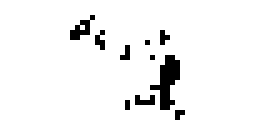
#> input picture code/geometry_scripts/img/GX.ppm, 52 x 27 px (shown 5 times larger)
$ python generate_cru_geometry_file.py img/GX.ppm 5   (older library calls are emulated)
#> lines starting #> are read from the running program, lines starting #| are printed output that depends on the picture; after the words box and inside, x2 and y2 are one past the last pixel; in counts of white or black regions, pixels touching at a corner belong together
### code/geometry_scripts/geometry_util.py
import numpy as np
import matplotlib.pyplot as plt
from skimage import morphology
from scipy import spatial


def read_ppm(filename):
    """Read a .ppm file and return a boolean array.

    Parameters
    ----------
    filename : str
        Name of the infile. With or without the extension.

    Returns
    -------
    numpy.ndarray
        A 2D boolean array, with shape given by input image.
    """
    assert isinstance(filename, basestring), "filename must be a string"

    # Add extension if missing
    filename = filename if filename[-4:] == ".ppm" else filename + ".ppm"

    # Read data and convert to boolean array
    data = plt.imread(filename)
    data = np.asarray(data[:, :] == 0, dtype=bool)[:, :, 0]
    return data


def trim_to_bbox(data, flip=True):
    """Trim a boolean 2D array down to its bounding box.

    Parameters
    ----------
    data : numpy.ndarray
        A boolean 2D array
    flip : bool, optional
        If true, image is transposed so first dimension is the smallest

    Returns
    -------
    numpy.ndarray
        An array of only the bounding box of the input.
    """
    assert len(data.shape) == 2, "expected 2D array"
    x, y = np.nonzero(data)

    # Make sure bounding box exists
    if len(x) == 0:
        raise ValueError("Input array is empty.")

    # Find bounding box
    x0, y0, x1, y1 = (min(x), min(y), max(x), max(y))
    bbox = data[x0:(x1 + 1), y0:(y1 + 1)]

    # Transpose if needed
    if flip and bbox.shape[0] > bbox.shape[1]:
        bbox = bbox.transpose()

    return bbox


def pad_array(data, final_shape):
    """Pad a 2D array with zeros to create an array of desired shape.

    First an array of the desired shape is created and initialized
    to zero, then the input array is centered in the new array.

    Parameters
    ----------
    data : numpy.ndarray
        Input array
    shape : tuple of int
        The shape of the output

    Returns
    -------
    numpy.ndarray
        An array of the specificed output shape,
        with the input array at the center.
    """
    x, y = final_shape
    assert len(data.shape) == 2, "expected 2D array"
    assert x >= data.shape[0], "input too large %d > %d" % (data.shape[0], x)
    assert y >= data.shape[1], "input too large %d > %d" % (data.shape[1], y)

    augmented = np.zeros((x, y), dtype=np.bool)
    dx, dy = data.shape
    x0 = (x - dx) / 2
    y0 = (y - dy) / 2
    x1 = x0 + dx
    y1 = y0 + dy
    augmented[x0:x1, y0:y1] = data
    return augmented


def create_jsr(ryr, layers):
    """Create a jSR neighborhood from RyR locations.

    jSR is assumed to be found surrounding RyR, a neighborhood
    is therefore made by first copying the RyR array and then
    padding it with the given number of layers.

    Parameters
    ----------
    ryr : numpy.ndarray
        A 2D boolean array of RyR locations
    layers : int
        The number of jSR to pad around each RyR

    Returns
    -------
    numpy.ndarray
        An array of jSR locations, of the same shape as the input RyR array
    """
    assert len(ryr.shape) == 2, "expected 2D array"

    # Check there is space in array
    Nx, Ny = ryr.shape
    x, y = np.nonzero(ryr)
    if layers > min(x) or layers > min(y) or \
               layers >= Nx - min(x) or layers >= Ny - min(y):
        raise ValueError("Padding is so large the jSR will go out of bounds")

    # Pad iteratively
    jsr = ryr.copy()
    for _ in range(layers):
        jsr = morphology.binary_dilation(jsr)
    return jsr

# [89 lines left out: functions contigious_jsr, shrink_sr, prune_ryrs, not called in this run]

def refine_ryr(ryr, subdivide=3):
    """Increase resolution of RyR array.

    A RyR array is refined by marking only the center subpixel as a RyR.

    The standard case is that the input image is given with a resolution
    of 36x36 microns per pixel. Each pixel is then split into 9 pixels of
    size 12x12 microns.

    Parameters
    ----------
    ryr : numpy.ndarray
        A 2D boolean array denoting RyR locations,
        most likely in 36x36 micron resolution
    subdivide : int, optional
        The number of subpixels each pixel is divided into, must be odd numbered

    Returns
    -------
    numpy.ndarray
        A 2D boolean array of larger shape than input.
    """
    assert len(ryr.shape) == 2, "expected 2D array"
    assert subdivide % 2 == 1, "have to subdivide pixels into odd nr of pixels"
    Nx, Ny = ryr.shape
    highres = np.zeros((Nx*subdivide, Ny*subdivide), dtype=np.bool)
    for (x_ind, y_ind) in zip(*ryr.nonzero()):
        highres[x_ind*subdivide+subdivide/2, y_ind*subdivide+subdivide/2] = 1
    return highres

def refine_jsr(jsr, subdivide=3, smoothen_corners=True,
               remove_edges=False):
    """Increase resolution of jSR data.

    A jSR array is refined by marking all subpixels as jSR. For subpixels
    belonging to a pixel not originally marked as jSR, but being located
    at a 'corner', this corner can be partially filled in to get a smoother
    jSR after refinement. If the jSR extends to the borders of the image,
    the outermost edge of subpixels can also be trimmed.

    The standard case is that the input image is given with a resolution
    of 36x36 microns per pixel. Each pixel is then split into 9 pixels of
    size 12x12 microns.

    Parameters
    ----------
    jsr : numpy.ndarray
        Array designating location of jSR
    subdivide : int, optional
        The number of subpixels each pixel is divided into, must be odd numbered
    smoothen_corners : bool, optional
        If true, corners in the refinement are smoothed
    remove_edges : bool, optional
        Remove all jSR subpixels at the outermost edge of the array

    Returns
    -------
    numpy.ndarray2
        Athe 2D boolean array of larger shape than input.
    """
    assert len(jsr.shape) == 2, "expected 2D array"
    Nx, Ny = jsr.shape
    highres = np.zeros((Nx*subdivide, Ny*subdivide), dtype=np.bool)
    for i in range(subdivide):
        for j in range(subdivide):
            highres[i::subdivide, j::subdivide] = jsr

    if smoothen_corners:
        for _ in range(subdivide-1):
            down_diag = highres[1:, :-1]*highres[:-1, 1:]
            up_diag = highres[:-1, :-1]*highres[1:, 1:]

            highres[1:, 1:] += down_diag
            highres[1:, :-1] += up_diag
            highres[:-1, 1:] += up_diag
            highres[:-1, :-1] += down_diag

    if remove_edges:
        highres[0,:]  = 0
        highres[-1,:] = 0
        highres[:,0]  = 0
        highres[:,-1] = 0

    return highres

def create_nsr_columns(ryr):
    """Create the nSR column 2D template by centering them around RyR.

    The default nSR column width supposes that the RyR array has already
    been refined.

    Parameters
    ----------
    ryr : numpy.ndarray
        A refined RyR array (12x12 microns)
    """
    assert len(ryr.shape) == 2, "expected 2D array"

    nsr = np.zeros(ryr.shape, dtype=np.bool)
    nsr[:-1, :-1] += ryr[:-1, :-1]
    nsr[:-1, :-1] += ryr[1:, :-1]
    nsr[:-1, :-1] += ryr[:-1, 1:]
    nsr[:-1, :-1] += ryr[1:, 1:]
    return nsr

# [28 lines left out: functions create_nsr_from_jsr, pprint_array, not called in this run]


def plot_array(data, title='', psize=36e-3, cmap='Greys_r', **kwargs):
    """Plot a 2D array.

    Parameters
    ----------
    data : numpy.ndarray
        A array to be plotted
    title : str, optional
        Title to add to the plot
    psize : float, optional
        Size of each pixel in microns, relevant for labeling of the axis
    **kwargs
        Keyword argments to be passed along to matplotlib.pyplot.imshow
    """
    m, n = data.shape
    plt.imshow(data, interpolation="none", origin="lower", cmap=cmap,
               extent=[0, m*psize, 0, n*psize], **kwargs)
    plt.title(title)
    plt.xlabel(r"$x\ [\mathrm{\mu{}m}]$")
    plt.ylabel(r"$y\ [\mathrm{\mu{}m}]$")


def save_combined_2D_pdf(filename, ryr, jsr, nsr, psize=12e-3, cmap='Greys_r'):
    """Create a pdf of the combined 2D arrays overlaid each other.

    All arrays should be refined, i.e., 12x12 nm resolution.

    Parameters
    ----------
    filename : str
        Basename of the resulting pdf file
    ryr : numpy.ndarray
        Location of RyR
    jsr : numpy.ndarray
        Location of jSR
    nsr : numpy.ndarray
        Location of nSR
    psize : float, optional
        Size of each pixel in microns, relevant for labeling of the axis
    cmap : str, optional
        Name of matplotlib colormap to use.
    """
    combined = jsr.astype(np.uint8)
    combined += nsr
    combined += ryr

    cmap = plt.get_cmap(cmap, 4)
    plot_array(combined, psize=psize, cmap=cmap,
               title='2D arrays overlaid', vmin=0, vmax=4)

    cbar = plt.colorbar(ticks=np.arange(0.5, 5))
    cbar.ax.set_yticklabels(['Cytosol', 'jSR', 'nSR', 'RyR'])
    plt.savefig("pdf/{}_2D.pdf".format(filename))
    plt.close()

# [100 lines left out: functions create_ttub_from_ryr, create_ttub_from_jsr, create_nsr_roof, not called in this run]

# [24 lines that do not run on import are left out]

### code/geometry_scripts/generate_cru_geometry_file.py
import time
import logging
import numpy as np
import matplotlib.pyplot as plt
from collections import OrderedDict
import os, sys

import geometry_util as gu
from h5files import GeometryFile

# Voxel labels
INDS = OrderedDict()
INDS["cyt"] = 0
INDS["cleft"] = 1
INDS["jsr"] = 2
INDS["nsr"] = 3
INDS["tt"]  = 4

# CreateCONNECTIONS
domain_connections = [("cyt", "cleft"), ("jsr", "nsr")]
CONNECTIONS = np.zeros((len(INDS), len(INDS)), dtype=np.uint8)
for conn in domain_connections:
    assert(len(conn)) == 2, "a connection must be between 2 domains"
    assert conn[0] in INDS, "domain %s not recognized" % conn[0]
    assert conn[1] in INDS, "domain %s not recognized" % conn[1]
    CONNECTIONS[INDS[conn[0]], INDS[conn[1]]] = 1
    CONNECTIONS[INDS[conn[1]], INDS[conn[0]]] = 1


def ppm_to_arrays(infile, width, jsr_layers, subdivide=3, nsr_width=1, contigious_jsr=False):
    """Read a ppm and create boolean arrays for ryr, jsr and nsr.

    A .ppm is read, assuming a resolution of 36 nm. From these
    RyR locations, the jSR is created by selecting the area surrounding RyR.
    The RyR and jSR arrays are then refined to a finer grid. Finally the nSR
    column locations are selected by surrounding the refined RyR locations

    :param str infile: name of .ppm file (with or without extension)
    :param int width: number of voxels in each direction [36 nm]
    :param int subdivide: number of subpixels to split each pixel into
    :param int jsr_layers: nr of layers of jSR around RyR
    :param nsr_width: size of nSR columns around RyR
    """
    # Read RyR data and center it to correct size
    indata = gu.read_ppm(infile)
    bbox = gu.trim_to_bbox(indata)
    ryr = gu.pad_array(bbox, (width, width))

    # Create jSR
    jsr = gu.create_jsr(ryr, jsr_layers)

    # Refine RyR and jSR
    ryr = gu.refine_ryr(ryr, subdivide)
    jsr = gu.refine_jsr(jsr, subdivide, remove_edges=True)
    nsr = gu.create_nsr_columns(ryr)

    if contigious_jsr is True:
        jsr = gu.contigious_jsr(jsr, ryr)
    # Find nSR column locations
    return ryr, jsr, nsr

# [284 lines left out: functions generate_cru_geometry_file, write_geomfile, ppm_to_geomfile, not called in this run]


if __name__ == '__main__':
    import argparse

    logging.getLogger().setLevel(0)
    parser = argparse.ArgumentParser(description='Create a .h5 geometry from '
                                                 'RyR locations.',
                                     usage='%(prog)s ppm_file padding [options]'
                                           '\nUse --help for more info.' )

    parser.add_argument('ppm_file', type=str,
                        help='path to .ppm-file of RyR locations')

    parser.add_argument('padding', type=int,
                        help='Layers of jSR to pad around each RyR')

    parser.add_argument('--width', type=int, metavar='N', default=56,
                        help='Width of geometry in 36 micron voxels')

    parser.add_argument('--height', type=int, metavar='nz', default=0,
                        help='Height of geometry in 36 micron voxels')

    parser.add_argument('--save2d_pdf', dest='pdf', action='store_true',
                         help='Save a pdf of 2D RyR, jSR and nSR layers')

    parser.add_argument('--single', dest='double', action='store_false',
                        help='Create a .h5 file with single float precision')

    parser.add_argument('--double', dest='double', action='store_true',
                        help='Create a .h5 file with double float precision')

    parser.add_argument('--outfile', type=str, default=None,
                         help='Path to store .h5 file')

    parser.add_argument('--contigious_jsr', dest='contigious_jsr', action='store_true',
                        help='Makes jSR contigious by closing of RyR.')

    args = parser.parse_args()

    outfile = args.outfile
    if outfile is None:
        outfile = "geometries/P%d_" % args.padding+os.path.split(args.ppm_file)[-1]
        outfile = outfile.replace('.ppm', '')
    else:
        outfile = outfile.replace('.h5' , '')

    pdf = False if args.pdf is None else True
    double = False if args.double is False else True

    ryr, jsr, nsr = ppm_to_arrays(args.ppm_file, args.width, args.padding, contigious_jsr=args.contigious_jsr)
#> in read_ppm, data is the input picture: shape (27, 52, 3); 95% white; black in thin lines or dots, all inside (x1, y1, x2, y2) = (14, 3, 37, 24)
#> in trim_to_bbox, `x, y = np.nonzero(data)`: x = 70 values from 3 to 23; y = 70 values, max 36 at index 68, min 14 at index 5, mean 28.23
#> in trim_to_bbox, `x0, y0, x1, y1 = (min(x), min(y), max(x), max(y))`: x0 = 3; y0 = 14; x1 = 23; y1 = 36
#> in trim_to_bbox, `bbox = data[x0:(x1 + 1), y0:(y1 + 1)]`: bbox: shape (21, 23) bool; 14.5% white in thin lines or dots
#> in pad_array, `augmented[x0:x1, y0:y1] = data`: augmented: shape (56, 56) bool; 2.2% white in thin lines or dots, all inside (x1, y1, x2, y2) = (16, 17, 39, 38)
#> in create_jsr, `x, y = np.nonzero(ryr)`: x = 70 values from 17 to 37; y = 70 values, max 38 at index 68, min 16 at index 5, mean 30.23
#> after the loop in create_jsr, `for _ in range(layers):`:
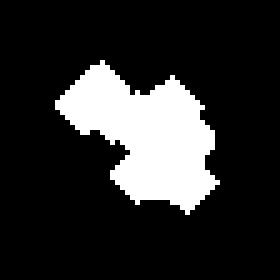
#> jsr: shape (56, 56) bool (shown 5 times larger); 17.3% white; 1 white region, box (x1, y1, x2, y2) and area: (11, 12, 44, 43) 544
#> the loop in refine_ryr, `for (x_ind, y_ind) in zip(*ryr.nonzero()):` made 70 passes
#> (x_ind, y_ind) on passes 1 to 12: (17, 20), (18, 18), (18, 19), (19, 17), (19, 19), (20, 16), (20, 17), (20, 18), (20, 19), (20, 22), (20, 34), (21, 16)
#> after the loop in refine_ryr, `for (x_ind, y_ind) in zip(*ryr.nonzero()):`:
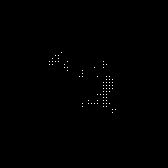
#> highres: shape (168, 168) bool; 0.25% white in thin lines or dots, all inside (x1, y1, x2, y2) = (49, 52, 116, 113)
#> after the loop in refine_jsr, `for i in range(subdivide):`: highres: shape (168, 168) bool; 17.3% white; 1 white region, box (x1, y1, x2, y2) and area: (33, 36, 132, 129) 4896
#> after the loop in refine_jsr, `for _ in range(subdivide-1):`:
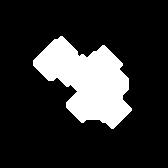
#> highres: shape (168, 168) bool; 18% white; 1 white region, box (x1, y1, x2, y2) and area: (33, 36, 132, 129) 5094
#> in create_nsr_columns, `nsr[:-1, :-1] += ryr[1:, :-1]`:
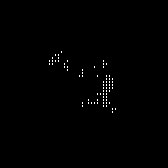
#> nsr: shape (168, 168) bool; 0.5% white in thin lines or dots, all inside (x1, y1, x2, y2) = (49, 51, 116, 113)
#> in create_nsr_columns, `nsr[:-1, :-1] += ryr[:-1, 1:]`:
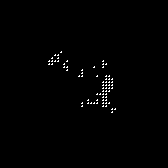
#> nsr: shape (168, 168) bool; 0.74% white in thin lines or dots, all inside (x1, y1, x2, y2) = (48, 51, 116, 113)

    if pdf is not None and pdf:
        import os
        gu.save_combined_2D_pdf(os.path.split(outfile)[1], ryr, jsr, nsr)
#> in save_combined_2D_pdf, `combined += nsr`:
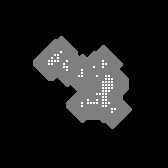
#> combined: shape (168, 168); 0.99% of pixels changed, all inside (x1, y1, x2, y2) = (48, 51, 116, 113); drawn with min black and max white
#> in save_combined_2D_pdf, `combined += ryr`:
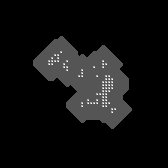
#> combined: shape (168, 168); 0.25% of pixels changed, all inside (x1, y1, x2, y2) = (49, 52, 116, 113); drawn with min black and max white
#> (the run stopped early here; a loop or call above may not have finished)
